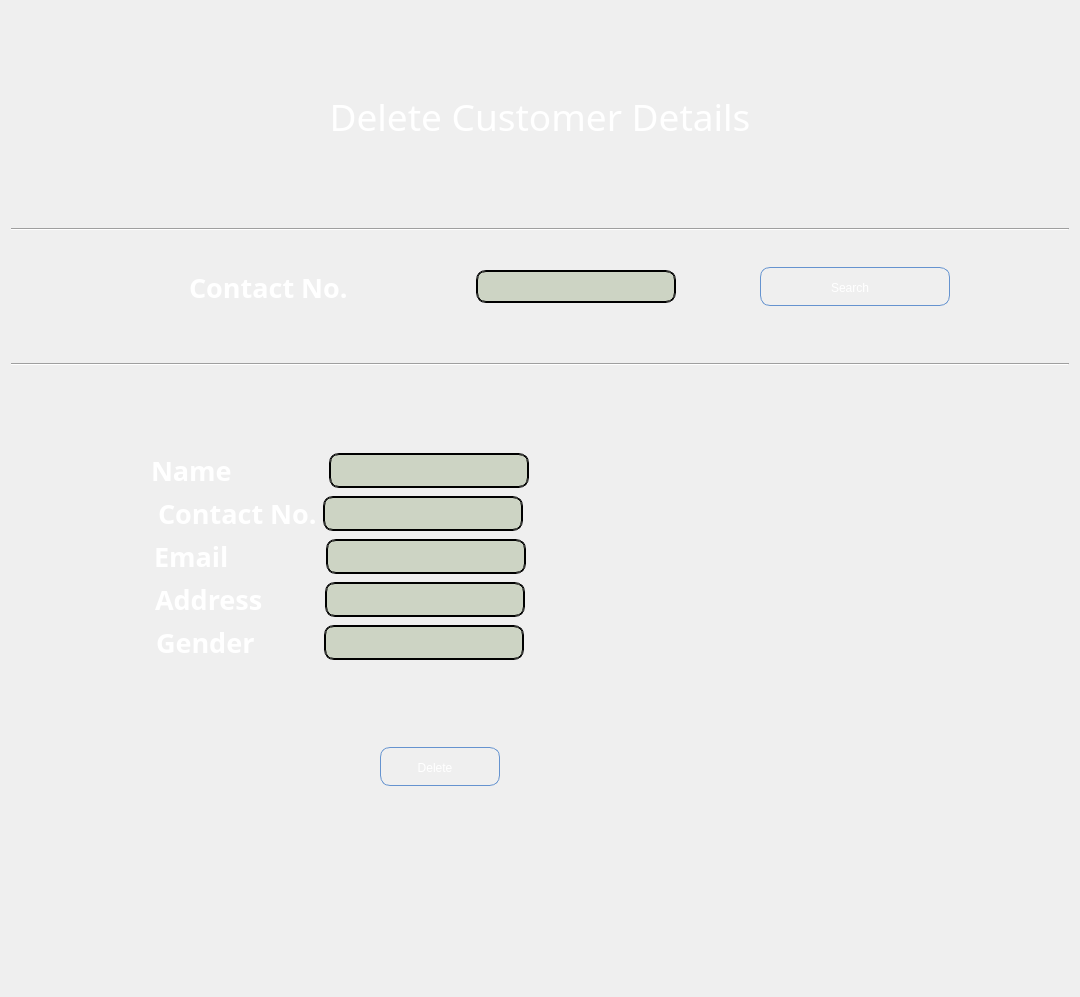
            <widget class="QWidget" name="delete_Customer_Page">
             <layout class="QVBoxLayout" name="verticalLayout_12">
              <item>
               <spacer name="verticalSpacer_33">
                <property name="orientation">
                 <enum>Qt::Vertical</enum>
                </property>
                <property name="sizeType">
                 <enum>QSizePolicy::Ignored</enum>
                </property>
                <property name="sizeHint" stdset="0">
                 <size>
                  <width>20</width>
                  <height>40</height>
                 </size>
                </property>
               </spacer>
              </item>
              <item>
               <spacer name="verticalSpacer_87">
                <property name="orientation">
                 <enum>Qt::Vertical</enum>
                </property>
                <property name="sizeHint" stdset="0">
                 <size>
                  <width>20</width>
                  <height>40</height>
                 </size>
                </property>
               </spacer>
              </item>
              <item>
               <layout class="QVBoxLayout" name="verticalLayout_11">
                <item>
                 <widget class="QLabel" name="label_67">
                  <property name="font">
                   <font>
                    <family>Snap ITC</family>
                    <pointsize>28</pointsize>
                   </font>
                  </property>
                  <property name="styleSheet">
                   <string notr="true">background:transparent;
color: rgb(255, 255, 255);</string>
                  </property>
                  <property name="text">
                   <string>Delete Customer Details</string>
                  </property>
                  <property name="alignment">
                   <set>Qt::AlignCenter</set>
                  </property>
                 </widget>
                </item>
               </layout>
              </item>
              <item>
               <spacer name="verticalSpacer_86">
                <property name="orientation">
                 <enum>Qt::Vertical</enum>
                </property>
                <property name="sizeType">
                 <enum>QSizePolicy::Expanding</enum>
                </property>
                <property name="sizeHint" stdset="0">
                 <size>
                  <width>20</width>
                  <height>40</height>
                 </size>
                </property>
               </spacer>
              </item>
              <item>
               <spacer name="verticalSpacer_35">
                <property name="orientation">
                 <enum>Qt::Vertical</enum>
                </property>
                <property name="sizeType">
                 <enum>QSizePolicy::Ignored</enum>
                </property>
                <property name="sizeHint" stdset="0">
                 <size>
                  <width>20</width>
                  <height>40</height>
                 </size>
                </property>
               </spacer>
              </item>
              <item>
               <widget class="Line" name="line_7">
                <property name="orientation">
                 <enum>Qt::Horizontal</enum>
                </property>
               </widget>
              </item>
              <item>
               <layout class="QHBoxLayout" name="horizontalLayout_68">
                <property name="leftMargin">
                 <number>100</number>
                </property>
                <property name="topMargin">
                 <number>30</number>
                </property>
                <property name="bottomMargin">
                 <number>50</number>
                </property>
                <item>
                 <widget class="QLabel" name="label_61">
                  <property name="minimumSize">
                   <size>
                    <width>0</width>
                    <height>40</height>
                   </size>
                  </property>
                  <property name="maximumSize">
                   <size>
                    <width>203</width>
                    <height>16777215</height>
                   </size>
                  </property>
                  <property name="font">
                   <font>
                    <family>Perpetua Titling MT</family>
                    <pointsize>20</pointsize>
                    <weight>75</weight>
                    <italic>false</italic>
                    <bold>true</bold>
                   </font>
                  </property>
                  <property name="styleSheet">
                   <string notr="true">background:transparent;
color: rgb(255, 255, 255);</string>
                  </property>
                  <property name="text">
                   <string>Contact No.</string>
                  </property>
                 </widget>
                </item>
                <item>
                 <widget class="QLineEdit" name="delete_Customer_contact_primaryKey_LineEdit">
                  <property name="maximumSize">
                   <size>
                    <width>200</width>
                    <height>33</height>
                   </size>
                  </property>
                  <property name="styleSheet">
                   <string notr="true">QLineEdit{
font: 75 14pt &quot;MS Shell Dlg 2&quot;;
background: rgba(90, 120, 50, 59);
	color: rgb(255, 255, 255);
    selection-color: white;   
    border: 2px groove black;
    border-radius: 10px;
    padding: 2px 4px;
}</string>
                  </property>
                  <property name="text">
                   <string/>
                  </property>
                 </widget>
                </item>
                <item>
                 <widget class="QPushButton" name="delete_Customer_PrimaryKey_btn">
                  <property name="maximumSize">
                   <size>
                    <width>190</width>
                    <height>16777215</height>
                   </size>
                  </property>
                  <property name="styleSheet">
                   <string notr="true">QPushButton:hover{
 background-image: url(:/newPrefix/img3.jpg);
       /* background:  qlineargradient(x1 : 0, y1 : 0, x2 : 0, y2 :   1, stop :   0.0 #ffd9aa,
                stop :   0.5 #ffbb6e, stop :   0.55 #feae42, stop :   1.0 #fedb74);*/
}

QPushButton {
        border: 1px solid #6593cf;
		border-width: 1px;
        border-radius: 10px;
        padding: 5px 15px 2px 5px;
        background:transparent;/* qlineargradient(x1 : 0, y1 : 0, x2 : 0, y2 :   1, stop :   0.0 #f5f9ff,
                stop :   0.5 #c7dfff, stop :   0.55 #afd2ff, stop :   1.0 #c0dbff);*/
       color: rgb(255, 255, 255);
		
	font: 75 14pt &quot;MS Shell Dlg 2&quot;;
        font: bold large &quot;Arial&quot;;
        height: 30px;
}




QPushButton:pressed {
        /*  background: qlineargradient(x1 : 0, y1 : 0, x2 : 0, y2 :   1, stop :   0.0 #c0dbff,
        stop :   0.5 #cfd26f, stop :   0.55 #c7df6f, stop :   1.0 #f5f9ff);*/
	    background-image: url(:/newPrefix/Img1.jpg);
        padding-top: 2px;
        padding-left: 3px;

}


QPushButton:on {
        background: qlineargradient(x1 : 0, y1 : 0, x2 : 0, y2 :   1, stop :   0.0 #5AA72D,
        stop :   0.5 #B3E296, stop :   0.55 #B3E296, stop :   1.0 #f5f9ff);
        padding-top: 2px;
        padding-left: 3px;
}

QPushButton:disabled {
        background: transparent #e5e9ee;
        padding-top: 2px;        
        padding-left: 3px;
        color: black;
}</string>
                  </property>
                  <property name="text">
                   <string>Search</string>
                  </property>
                 </widget>
                </item>
                <item>
                 <spacer name="horizontalSpacer_99">
                  <property name="orientation">
                   <enum>Qt::Horizontal</enum>
                  </property>
                  <property name="sizeType">
                   <enum>QSizePolicy::Maximum</enum>
                  </property>
                  <property name="sizeHint" stdset="0">
                   <size>
                    <width>40</width>
                    <height>20</height>
                   </size>
                  </property>
                 </spacer>
                </item>
               </layout>
              </item>
              <item>
               <widget class="Line" name="line_8">
                <property name="orientation">
                 <enum>Qt::Horizontal</enum>
                </property>
               </widget>
              </item>
              <item>
               <spacer name="verticalSpacer_36">
                <property name="orientation">
                 <enum>Qt::Vertical</enum>
                </property>
                <property name="sizeType">
                 <enum>QSizePolicy::Ignored</enum>
                </property>
                <property name="sizeHint" stdset="0">
                 <size>
                  <width>20</width>
                  <height>40</height>
                 </size>
                </property>
               </spacer>
              </item>
              <item>
               <spacer name="verticalSpacer_85">
                <property name="orientation">
                 <enum>Qt::Vertical</enum>
                </property>
                <property name="sizeHint" stdset="0">
                 <size>
                  <width>20</width>
                  <height>40</height>
                 </size>
                </property>
               </spacer>
              </item>
              <item>
               <layout class="QHBoxLayout" name="horizontalLayout_69">
                <property name="leftMargin">
                 <number>100</number>
                </property>
                <property name="rightMargin">
                 <number>500</number>
                </property>
                <item>
                 <spacer name="horizontalSpacer_100">
                  <property name="orientation">
                   <enum>Qt::Horizontal</enum>
                  </property>
                  <property name="sizeHint" stdset="0">
                   <size>
                    <width>40</width>
                    <height>20</height>
                   </size>
                  </property>
                 </spacer>
                </item>
                <item>
                 <widget class="QLabel" name="label_62">
                  <property name="font">
                   <font>
                    <family>Perpetua Titling MT</family>
                    <pointsize>20</pointsize>
                    <weight>75</weight>
                    <bold>true</bold>
                   </font>
                  </property>
                  <property name="styleSheet">
                   <string notr="true">background:transparent;
color: rgb(255, 255, 255);</string>
                  </property>
                  <property name="text">
                   <string>Name             </string>
                  </property>
                 </widget>
                </item>
                <item>
                 <widget class="QLineEdit" name="delete_Customer_Name_LineEdit">
                  <property name="sizePolicy">
                   <sizepolicy hsizetype="Expanding" vsizetype="Fixed">
                    <horstretch>0</horstretch>
                    <verstretch>0</verstretch>
                   </sizepolicy>
                  </property>
                  <property name="minimumSize">
                   <size>
                    <width>200</width>
                    <height>0</height>
                   </size>
                  </property>
                  <property name="maximumSize">
                   <size>
                    <width>190</width>
                    <height>35</height>
                   </size>
                  </property>
                  <property name="styleSheet">
                   <string notr="true">QLineEdit{
font: 75 14pt &quot;MS Shell Dlg 2&quot;;
background: rgba(90, 120, 50, 59);
	color: rgb(255, 255, 255);
    selection-color: white;   
    border: 2px groove black;
    border-radius: 10px;
    padding: 2px 4px;
}</string>
                  </property>
                  <property name="text">
                   <string/>
                  </property>
                 </widget>
                </item>
                <item>
                 <spacer name="horizontalSpacer_101">
                  <property name="orientation">
                   <enum>Qt::Horizontal</enum>
                  </property>
                  <property name="sizeHint" stdset="0">
                   <size>
                    <width>40</width>
                    <height>20</height>
                   </size>
                  </property>
                 </spacer>
                </item>
               </layout>
              </item>
              <item>
               <layout class="QHBoxLayout" name="horizontalLayout_70">
                <property name="leftMargin">
                 <number>100</number>
                </property>
                <property name="rightMargin">
                 <number>500</number>
                </property>
                <item>
                 <spacer name="horizontalSpacer_102">
                  <property name="orientation">
                   <enum>Qt::Horizontal</enum>
                  </property>
                  <property name="sizeHint" stdset="0">
                   <size>
                    <width>40</width>
                    <height>20</height>
                   </size>
                  </property>
                 </spacer>
                </item>
                <item>
                 <widget class="QLabel" name="label_63">
                  <property name="font">
                   <font>
                    <family>Perpetua Titling MT</family>
                    <pointsize>20</pointsize>
                    <weight>75</weight>
                    <bold>true</bold>
                   </font>
                  </property>
                  <property name="styleSheet">
                   <string notr="true">background:transparent;
color: rgb(255, 255, 255);</string>
                  </property>
                  <property name="text">
                   <string>Contact No.</string>
                  </property>
                 </widget>
                </item>
                <item>
                 <widget class="QLineEdit" name="delete_Customer_Contact_LineEdit">
                  <property name="minimumSize">
                   <size>
                    <width>200</width>
                    <height>0</height>
                   </size>
                  </property>
                  <property name="maximumSize">
                   <size>
                    <width>190</width>
                    <height>35</height>
                   </size>
                  </property>
                  <property name="styleSheet">
                   <string notr="true">QLineEdit{
font: 75 14pt &quot;MS Shell Dlg 2&quot;;
background: rgba(90, 120, 50, 59);
color: rgb(255, 255, 255);
    selection-color: white;   
    border: 2px groove black;
    border-radius: 10px;
    padding: 2px 4px;
}</string>
                  </property>
                 </widget>
                </item>
                <item>
                 <spacer name="horizontalSpacer_103">
                  <property name="orientation">
                   <enum>Qt::Horizontal</enum>
                  </property>
                  <property name="sizeHint" stdset="0">
                   <size>
                    <width>40</width>
                    <height>20</height>
                   </size>
                  </property>
                 </spacer>
                </item>
               </layout>
              </item>
              <item>
               <layout class="QHBoxLayout" name="horizontalLayout_71">
                <property name="leftMargin">
                 <number>100</number>
                </property>
                <property name="rightMargin">
                 <number>500</number>
                </property>
                <item>
                 <spacer name="horizontalSpacer_104">
                  <property name="orientation">
                   <enum>Qt::Horizontal</enum>
                  </property>
                  <property name="sizeHint" stdset="0">
                   <size>
                    <width>40</width>
                    <height>20</height>
                   </size>
                  </property>
                 </spacer>
                </item>
                <item>
                 <widget class="QLabel" name="label_64">
                  <property name="font">
                   <font>
                    <family>Perpetua Titling MT</family>
                    <pointsize>20</pointsize>
                    <weight>75</weight>
                    <bold>true</bold>
                   </font>
                  </property>
                  <property name="styleSheet">
                   <string notr="true">background:transparent;
color: rgb(255, 255, 255);</string>
                  </property>
                  <property name="text">
                   <string>Email             </string>
                  </property>
                 </widget>
                </item>
                <item>
                 <widget class="QLineEdit" name="delete_Customer_Email_LineEdit">
                  <property name="minimumSize">
                   <size>
                    <width>200</width>
                    <height>0</height>
                   </size>
                  </property>
                  <property name="maximumSize">
                   <size>
                    <width>190</width>
                    <height>35</height>
                   </size>
                  </property>
                  <property name="styleSheet">
                   <string notr="true">QLineEdit{
font: 75 14pt &quot;MS Shell Dlg 2&quot;;
background: rgba(90, 120, 50, 59);
color: rgb(255, 255, 255);
    selection-color: white;   
    border: 2px groove black;
    border-radius: 10px;
    padding: 2px 4px;
}</string>
                  </property>
                 </widget>
                </item>
                <item>
                 <spacer name="horizontalSpacer_105">
                  <property name="orientation">
                   <enum>Qt::Horizontal</enum>
                  </property>
                  <property name="sizeHint" stdset="0">
                   <size>
                    <width>40</width>
                    <height>20</height>
                   </size>
                  </property>
                 </spacer>
                </item>
               </layout>
              </item>
              <item>
               <layout class="QHBoxLayout" name="horizontalLayout_72">
                <property name="leftMargin">
                 <number>100</number>
                </property>
                <property name="rightMargin">
                 <number>500</number>
                </property>
                <item>
                 <spacer name="horizontalSpacer_106">
                  <property name="orientation">
                   <enum>Qt::Horizontal</enum>
                  </property>
                  <property name="sizeHint" stdset="0">
                   <size>
                    <width>40</width>
                    <height>20</height>
                   </size>
                  </property>
                 </spacer>
                </item>
                <item>
                 <widget class="QLabel" name="label_65">
                  <property name="font">
                   <font>
                    <family>Perpetua Titling MT</family>
                    <pointsize>20</pointsize>
                    <weight>75</weight>
                    <bold>true</bold>
                   </font>
                  </property>
                  <property name="styleSheet">
                   <string notr="true">background:transparent;
color: rgb(255, 255, 255);</string>
                  </property>
                  <property name="text">
                   <string>Address        </string>
                  </property>
                 </widget>
                </item>
                <item>
                 <widget class="QLineEdit" name="delete_Customer_Address_LineEdit">
                  <property name="minimumSize">
                   <size>
                    <width>200</width>
                    <height>0</height>
                   </size>
                  </property>
                  <property name="maximumSize">
                   <size>
                    <width>190</width>
                    <height>35</height>
                   </size>
                  </property>
                  <property name="styleSheet">
                   <string notr="true">QLineEdit{
font: 75 14pt &quot;MS Shell Dlg 2&quot;;
background: rgba(90, 120, 50, 59);
color: rgb(255, 255, 255);
    selection-color: white;   
    border: 2px groove black;
    border-radius: 10px;
    padding: 2px 4px;
}</string>
                  </property>
                 </widget>
                </item>
                <item>
                 <spacer name="horizontalSpacer_107">
                  <property name="orientation">
                   <enum>Qt::Horizontal</enum>
                  </property>
                  <property name="sizeHint" stdset="0">
                   <size>
                    <width>40</width>
                    <height>20</height>
                   </size>
                  </property>
                 </spacer>
                </item>
               </layout>
              </item>
              <item>
               <layout class="QHBoxLayout" name="horizontalLayout_73">
                <property name="leftMargin">
                 <number>100</number>
                </property>
                <property name="rightMargin">
                 <number>500</number>
                </property>
                <item>
                 <spacer name="horizontalSpacer_108">
                  <property name="orientation">
                   <enum>Qt::Horizontal</enum>
                  </property>
                  <property name="sizeHint" stdset="0">
                   <size>
                    <width>40</width>
                    <height>20</height>
                   </size>
                  </property>
                 </spacer>
                </item>
                <item>
                 <widget class="QLabel" name="label_66">
                  <property name="font">
                   <font>
                    <family>Perpetua Titling MT</family>
                    <pointsize>20</pointsize>
                    <weight>75</weight>
                    <bold>true</bold>
                   </font>
                  </property>
                  <property name="styleSheet">
                   <string notr="true">background:transparent;
color: rgb(255, 255, 255);</string>
                  </property>
                  <property name="text">
                   <string>Gender         </string>
                  </property>
                 </widget>
                </item>
                <item>
                 <widget class="QLineEdit" name="delete_Customer_Gender_LineEdit">
                  <property name="minimumSize">
                   <size>
                    <width>200</width>
                    <height>0</height>
                   </size>
                  </property>
                  <property name="maximumSize">
                   <size>
                    <width>190</width>
                    <height>35</height>
                   </size>
                  </property>
                  <property name="styleSheet">
                   <string notr="true">QLineEdit{
font: 75 14pt &quot;MS Shell Dlg 2&quot;;
background: rgba(90, 120, 50, 59);
color: rgb(255, 255, 255);
    selection-color: white;   
    border: 2px groove black;
    border-radius: 10px;
    padding: 2px 4px;
}</string>
                  </property>
                 </widget>
                </item>
                <item>
                 <spacer name="horizontalSpacer_109">
                  <property name="orientation">
                   <enum>Qt::Horizontal</enum>
                  </property>
                  <property name="sizeHint" stdset="0">
                   <size>
                    <width>40</width>
                    <height>20</height>
                   </size>
                  </property>
                 </spacer>
                </item>
               </layout>
              </item>
              <item>
               <spacer name="verticalSpacer_88">
                <property name="orientation">
                 <enum>Qt::Vertical</enum>
                </property>
                <property name="sizeHint" stdset="0">
                 <size>
                  <width>20</width>
                  <height>40</height>
                 </size>
                </property>
               </spacer>
              </item>
              <item>
               <spacer name="verticalSpacer_37">
                <property name="orientation">
                 <enum>Qt::Vertical</enum>
                </property>
                <property name="sizeType">
                 <enum>QSizePolicy::Ignored</enum>
                </property>
                <property name="sizeHint" stdset="0">
                 <size>
                  <width>20</width>
                  <height>40</height>
                 </size>
                </property>
               </spacer>
              </item>
              <item>
               <layout class="QHBoxLayout" name="horizontalLayout_74">
                <property name="spacing">
                 <number>0</number>
                </property>
                <property name="topMargin">
                 <number>0</number>
                </property>
                <property name="rightMargin">
                 <number>200</number>
                </property>
                <item>
                 <widget class="QPushButton" name="delete_Customer_Delete_btn">
                  <property name="minimumSize">
                   <size>
                    <width>30</width>
                    <height>30</height>
                   </size>
                  </property>
                  <property name="maximumSize">
                   <size>
                    <width>120</width>
                    <height>39</height>
                   </size>
                  </property>
                  <property name="styleSheet">
                   <string notr="true">QPushButton:hover{
 background-image: url(:/newPrefix/img3.jpg);
       /* background:  qlineargradient(x1 : 0, y1 : 0, x2 : 0, y2 :   1, stop :   0.0 #ffd9aa,
                stop :   0.5 #ffbb6e, stop :   0.55 #feae42, stop :   1.0 #fedb74);*/
}

QPushButton {
        border: 1px solid #6593cf;
		border-width: 1px;
        border-radius: 10px;
        padding: 5px 15px 2px 5px;
        background:transparent;/* qlineargradient(x1 : 0, y1 : 0, x2 : 0, y2 :   1, stop :   0.0 #f5f9ff,
                stop :   0.5 #c7dfff, stop :   0.55 #afd2ff, stop :   1.0 #c0dbff);*/
       color: rgb(255, 255, 255);
		
	font: 75 14pt &quot;MS Shell Dlg 2&quot;;
        font: bold large &quot;Arial&quot;;
        height: 30px;
}




QPushButton:pressed {
        /*  background: qlineargradient(x1 : 0, y1 : 0, x2 : 0, y2 :   1, stop :   0.0 #c0dbff,
        stop :   0.5 #cfd26f, stop :   0.55 #c7df6f, stop :   1.0 #f5f9ff);*/
	    background-image: url(:/newPrefix/Img1.jpg);
        padding-top: 2px;
        padding-left: 3px;

}


QPushButton:on {
        background: qlineargradient(x1 : 0, y1 : 0, x2 : 0, y2 :   1, stop :   0.0 #5AA72D,
        stop :   0.5 #B3E296, stop :   0.55 #B3E296, stop :   1.0 #f5f9ff);
        padding-top: 2px;
        padding-left: 3px;
}

QPushButton:disabled {
        background: transparent #e5e9ee;
        padding-top: 2px;        
        padding-left: 3px;
        color: black;
}</string>
                  </property>
                  <property name="text">
                   <string>Delete</string>
                  </property>
                 </widget>
                </item>
               </layout>
              </item>
              <item>
               <spacer name="verticalSpacer_34">
                <property name="orientation">
                 <enum>Qt::Vertical</enum>
                </property>
                <property name="sizeType">
                 <enum>QSizePolicy::Fixed</enum>
                </property>
                <property name="sizeHint" stdset="0">
                 <size>
                  <width>20</width>
                  <height>200</height>
                 </size>
                </property>
               </spacer>
              </item>
             </layout>
            </widget>
